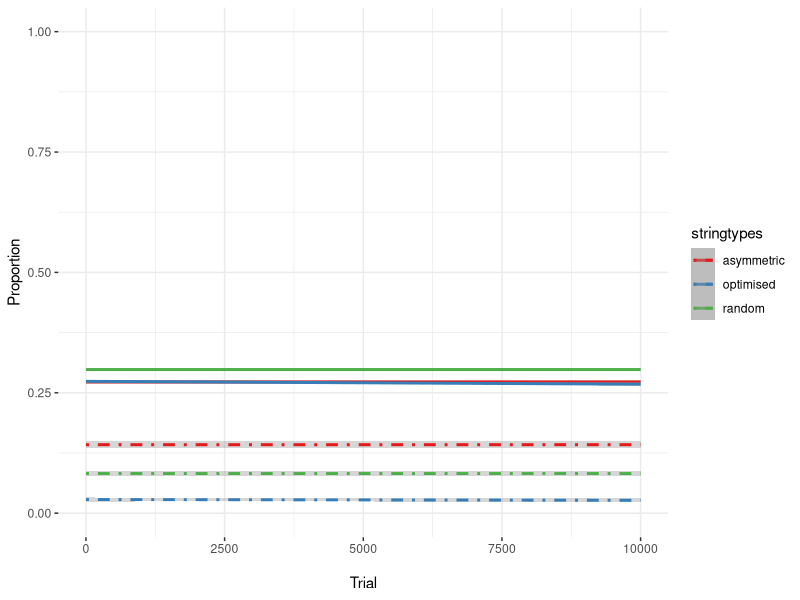
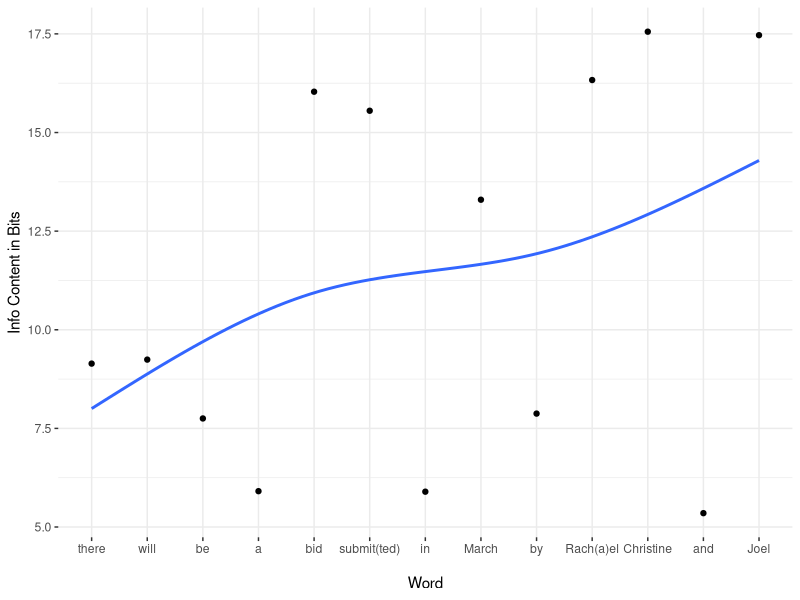
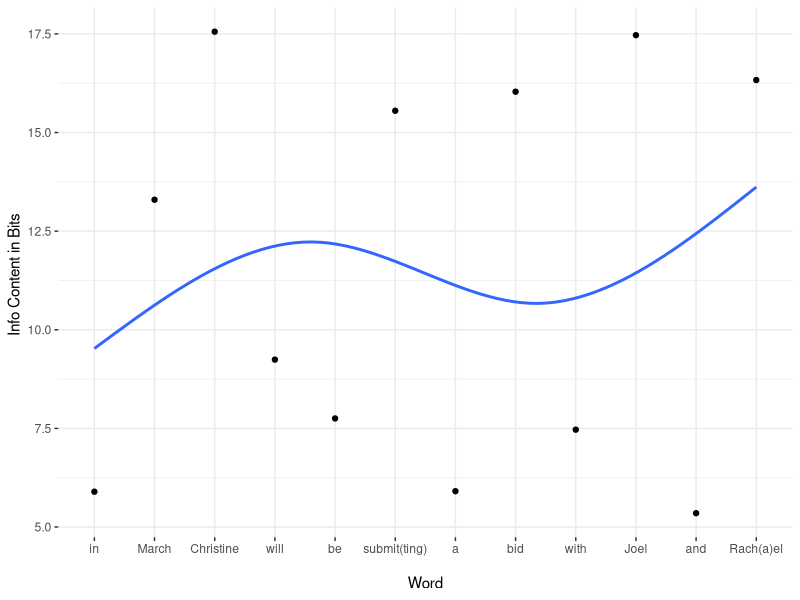

These charts were generated, in order, by the following R code:
ii = 1 #initialize counter
currenttrial = 1 #initialize trial counter

#initialize vectors for each component of each run of the loop

niter <- 10000 

noises <- vector(length = niter)
stringtypes <- vector(length = niter)
trials <- vector(length = niter)

#propnoise.df <- data.frame(Trial=as.numeric(character()), NoiseProp=as.numeric(character()), VecType=character()) 


#Make sure the array that is input to this function is either normally dist, or if it's probabilities, that you've already taken log2(1/p) of the list
joelopt <- function(loglist)
{
  #remember, lists in R perversely start at offset 1, not 0
  midpoint <- round((length(loglist))/2) #remember, lists in R perversely start at offset 1, not 0
  
  #I've modified this to do decreasing because it migth be better for head-initial langs
  newlist <- sort(loglist,decreasing=F)
  mm = 1 #remember, lists in R perversely start at offset 1, not 0
  jj = length(newlist)
  
  while (jj >= midpoint)
  {
    #starting from both ends of the array, swaps every other pair of numbers, which gets us very close to optimized
    cup <- newlist[mm]
    newlist[mm] <- newlist[jj]
    newlist[jj] <- cup
    mm = mm+2
    jj = jj-2
  }  
    
  #computes all pairwise means of adjacent numbers of the array. Then, get the sd of the means, the DORM, which we want to minimize.
  #TODO: make this a separate function so you can call in independently of joelopt, which you should rename DORM. And maybe use library(zoo) rollmean(), which i didn't know
  #about when i wrote my own below
  kk = 1
  pairmeanlist = array()
  #save all means of adjacent numbers into a list of means
  while ((kk+1) <= length(newlist)) #remember, lists in R perversely start at offset 1, not 0
    {
      pairmean = (newlist[kk]+newlist[kk+1])/2
      pairmeanlist[kk] <- pairmean
      kk = kk+1
  }
  
  #All the following sd() calls create what we called in the grant "Deviations of Rolling Means (DORMs)".
  
  prevsd <- sd(pairmeanlist)
  currentsd <- prevsd #initialize currentsd
    
  #Now, see if swapping any pair of numbers gets us a lower sd for pairmeanlist. If any swap does, then do it, otherwise don't. Repeat till no swap helps.
  ll = 1
  while((ll+1) <= length(newlist))
    {
      #do the swap
      if ((ll-1) == 0)
      {
        hyplist <- array(c(newlist[ll+1], newlist[ll], newlist[(ll+2):length(newlist)]))
      }
      else if ((ll+1) == length(newlist))
      {
        hyplist <- array(c(newlist[1:(ll-1)], newlist[ll+1], newlist[ll]))
      }
      else
      {
        hyplist <- array(c(newlist[1:(ll-1)],newlist[ll+1],newlist[ll],newlist[(ll+2):length(newlist)]))
      }
      
      
      #computes all pairwise means of adjacent numbers of the array. Then, get the sd of the means, which we want to minimize.
      #I now see that I could have used the function "rollmean" in package "zoo", but I'm glad I did it old school here anyway.
      kk = 1
      hyppairmeanlist = array()
      #save all means of adjacent numbers into a list of means
      while ((kk+1) <= length(hyplist)) #remember, lists in R perversely start at offset 1, not 0
      {
        pairmean = (hyplist[kk]+hyplist[kk+1])/2
        hyppairmeanlist[kk] <- pairmean
        kk = kk+1
      }
      currentsd <- sd(hyppairmeanlist)
      
      
      #if the swap helped, then save that version of the list, and start the process over again, starting the counter at 1 again
      if (currentsd < prevsd)
      { 
        print(newlist) #debug
        #print((prevsd-currentsd)) #debug
        print(sort(loglist)) #debug
        newlist <- hyplist
        prevsd <- currentsd
        ll = 1
        print("we improved") #debug
      }
      else
      {ll = ll+1}
      
    }
    
  #print("and here is new dorm") #debug
  #print(prevsd)#debug
  
  return(newlist)
  
}

#Caveat: the above is all fine for the sim, because all arrays are of the same length. However, for computing DORMs in the wild, we will need to account for different
#lengths by penalizing shorter utterances, since it is more likely for shorter utterances that a speaker might have achieved UIDO by chance.
#(Also, shorter utterances will be less resistant to noise anyway, as per Shannon's theorem and Plotkin and Nowak.) E.g., a one-word utterance will have perfect UIDO
#by definition, because there's no alteernative order. So, the penalty needs to be applied for the prob of getting a perfect UIDO by chance, out of all the 
#possible *unique* orderings of word probabilities. This will penalize not just one-word utterances, but also repetitions of a single word, as in ASD stereotyped language.
#I would suggest calculating a probability of UIDO by chance, p, and then adding that to the DORM (where minimal DORM is closest to UIDO). p must be calculated based on
#all possible *unique* permutations of the starting array of word probs. TODO: Here is a function for computing and adding a penalty: library(combinat), permn(), unique()





while (currenttrial <= niter)
{
  probvec <- runif(10,min=0,max=1)

  starting <- sample(1:(length(probvec)-2), size=1) #remember, lists in R perversely start at offset 1, not 0

  noise <- c(probvec[starting], probvec[starting+1], probvec[starting+2])

  noiseinfo <- log2(1/noise)

  probvecinfo <- log2(1/probvec)

  totalnoise <- sum(noiseinfo)

  totalprobvecinfo <- sum(probvecinfo)

  noiseprop <- totalnoise/totalprobvecinfo

  
#Doing the same thing, but now the noise will fall in the same position in a vector that is end-heavy for information, but contains the same total info
  lopsided <- sort(probvec)

#It is important that the starting point in the vector is the same for both cases, so that each comparison of noise is a true comparison
  noise2 <- c(lopsided[starting], lopsided[starting+1], lopsided[starting+2])

  noise2info <- log2(1/noise2)

  lopsidedinfo <- log2(1/lopsided)

  totalnoise2 <- sum(noise2info)

#This next is really a sanity check: this vector contains the same probabilities as the last, so this should be equal to totalprobvecinfo
  totallopsidedinfo <- sum(lopsidedinfo)

  noise2prop <- totalnoise2/totallopsidedinfo

#Doing the same thing, but for a vector designed to be symmetrical
  symmetrical <- vector(length=10)
  symmetrical[1] <- lopsided[9]
  symmetrical[2] <- lopsided[2]
  symmetrical[3] <- lopsided[8]
  symmetrical[4] <- lopsided[4]
  symmetrical[5] <- lopsided[6]
  symmetrical[6] <- lopsided[5]
  symmetrical[7] <- lopsided[7]
  symmetrical[8] <- lopsided[3]
  symmetrical[9] <- lopsided[1]
  symmetrical[10] <- lopsided[10]
  
  noise3 <- c(symmetrical[starting], symmetrical[starting+1], symmetrical[starting+2])
  
  noise3info <- log2(1/noise3)
  
  symmetricalinfo <- log2(1/symmetrical)
  
  totalnoise3 <- sum(noise3info)
  
  #This next is really a sanity check: this vector contains the same probabilities as the last, so this should be equal to totalprobvecinfo
  totalsymmetricalinfo <- sum(symmetricalinfo)
  
  noise3prop <- totalnoise3/totalsymmetricalinfo
  
  #doing the same thing but for a vector designed to be symmetrical by the joelopt algorithm above. Note that joelopt takes vectors that have already been logged, so that's
  #why it looked a little different below.
  
  joeloptinfo <- joelopt(probvecinfo)
  
  totalnoise4 <- sum(c(joeloptinfo[starting], joeloptinfo[starting+1], joeloptinfo[starting+2]))
  
  totaljoeloptinfo <- sum(joeloptinfo)
  
  noise4prop <- totalnoise4/totaljoeloptinfo
  
  #update vectors for each trial
  noises[ii] <- noiseprop
  stringtypes[ii] <- "random"
  trials[ii] <- currenttrial
  
  noises[ii+1] <- noise2prop
  stringtypes[ii+1] <- "asymmetric"
  trials[ii+1] <- currenttrial
  
  noises[ii+2] <- noise3prop
  stringtypes[ii+2] <- "symmetric"
  trials[ii+2] <- currenttrial
  
  noises[ii+3] <- noise4prop
  stringtypes[ii+3] <- "optimised"
  trials[ii+3] <- currenttrial
  
  
  #add rows to dataframe for the current run of the sim (THIS DIDN'T WORK BUT IM LEAVING IT IN COMMENTS TO SEE IF IT CAN IN THE FUTURE)
  #propnoise.df <- rbind(propnoise.df,c(ii,noiseprop,"random"))
  #propnoise.df <- rbind(propnoise.df,c(ii,noise2prop,"asymmetric"))
  
  ii <- ii+4
  currenttrial <- currenttrial+1 
}

#bind vectors into a data frame and add column names
propnoise.df <- data.frame(trials,noises,stringtypes)
#colnames(propnoise.df) <- c("Trial","NoiseProp","VecType")


#Graphing

library(ggplot2)

propnoise.df$trials <- as.numeric(as.character(propnoise.df$trials))
propnoise.df$noises <- as.numeric(as.character(propnoise.df$noises))

#add a column into the dataframe recoding for losing more than 50% of the info

propnoise.df$bigLoss <- ifelse(propnoise.df$noises >= 0.5, 1, 0)

#remove "symmetric", since that was an old optimization technique and isn't doing any work anymore.
propnoise.df <- subset(propnoise.df, stringtypes != "symmetric")
propnoise.df <- droplevels(propnoise.df)

#plotting bigLoss as a binary variable along with other stuff; toggle geom_line() to see the extremes of each stringtype, toggle geom_point() to see all the data, and stat_smooth() to look at the proportion of bits lost

p <- ggplot(propnoise.df, aes(trials, noises, color=stringtypes)) + 
  labs(y = "Proportion", x = "\nTrial") + #y = "Proportion of Sentences Where the Majority of Info is Lost" y = "Proportion of Bits Lost"
  #geom_line() +
  #geom_point() +
  stat_smooth() +
  scale_color_brewer(palette = "Set1") + 
  ylim(0,1) +
#  geom_jitter(aes(trials, bigLoss, color=stringtypes), height = 0.15, shape=4) +
  stat_smooth(aes(trials, bigLoss, color=stringtypes), linetype="dotdash") +
  theme_bw() + theme(panel.border = element_blank())

ggsave(p, file = "uid-sim-both.png", width = 8.09, height = 5)






#using google ngrams to get some estimates for sample sentences; note: "submit(ted)" is actually the sum of submitted and submitting, and Rach(a)el includes both spelling variants

sentence1 <- matrix(nc=2,nr=13,c("there","will","be","a","bid","submit(ted)","in","March","by","Christine","Joel","and","Rach(a)el",0.00177,0.00165,0.00464,0.01665,0.0000149,2.082e-05,0.0168,0.0000994,0.00426,0.00000519,0.00000552,0.0245,1.213828e-05))

sentence1 <- data.frame(sentence1)

colnames(sentence1) <- c("Word","Prob")

#orders the levels of the Word factor so that they can be plotted in the right order, i.e. not alphabetical
sentence1$Word <- ordered(sentence1$Word, levels = c("there","will","be","a","bid","submit(ted)","in","March","by","Rach(a)el", "Christine","and","Joel"))

sentence1$Prob <- as.numeric(as.character(sentence1$Prob))
sentence1$Info <- -log2(sentence1$Prob)

sentence2 <-matrix(nc=2,nr=12,c("in","March","Christine","will","be","submit(ting)","a","bid","with","Joel","and","Rach(a)el",0.0168,0.0000994,0.00000519,0.00165,0.00464,2.082e-05,0.01665,0.0000149,0.00565,0.00000552,0.0245,1.213828e-05))

sentence2 <- data.frame(sentence2)

colnames(sentence2) <- c("Word","Prob")

#Note: to reorder data frame rows by some key column(s), use df[order(df$key1,df$key2,...)] . But to reorder by a specific vector, like a uido vector, use df[match(uido, df$Info),].
#The below only imposes an ordering on factors:

sentence2$Word <- ordered(sentence2$Word, levels = c("in","March","Christine","will","be","submit(ting)","a","bid","with","Joel","and","Rach(a)el"))

sentence2$Prob <- as.numeric(as.character(sentence2$Prob))
sentence2$Info <- -log2(sentence2$Prob)

#Seeing what order the uido for this wikipedia sentence is like:
sentenceWiki <- matrix(nc=2,nr=9,c("The", "central", "limit", "theorem", "has", "a", "number", "of", "variants",0.0529,0.000113,0.00004,0.0000074,0.001577,0.0167,0.000367,0.02935,0.00000472))
sentenceWiki <- data.frame(sentenceWiki)
colnames(sentenceWiki) <- c("Word","Prob")
sentenceWiki$Prob <- as.numeric(as.character(sentenceWiki$Prob))
sentenceWiki$Info <- -log2(sentenceWiki$Prob)
sentenceWiki.uido <- joelopt(sentenceWiki$Info)
sentenceWiki[match(sentenceWiki.uido, sentenceWiki$Info),]


library(splines)
library(MASS)
p <- ggplot(sentence1, aes(Word, Info, group=1)) + 
  labs(y = "Info Content in Bits", x = "\nWord") + 
  #geom_line() +
  geom_point() +
  stat_smooth(se=F, method= "lm", formula = y ~ ns(x,df=3)) +
  scale_color_brewer(palette = "Set1") + 
  #ylim(0,1) +
  theme_bw() + theme(panel.border = element_blank())

ggsave(p, file = "sentence1_info.png", width = 8.09, height = 5)

p <- ggplot(sentence2, aes(Word, Info, group=1)) + 
  labs(y = "Info Content in Bits ", x = "\nWord") + 
  #geom_line() +
  geom_point() +
  stat_smooth(se=F, method= "lm", formula = y ~ ns(x,df=3)) +
  scale_color_brewer(palette = "Set1") + 
  #ylim(0,1) +
  theme_bw() + theme(panel.border = element_blank())

ggsave(p, file = "sentence2_info.png", width = 8.09, height = 5)
